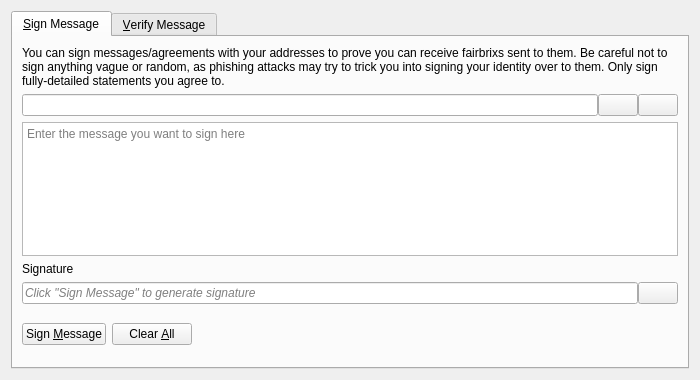
<?xml version="1.0" encoding="UTF-8"?>
<ui version="4.0">
 <class>SignVerifyMessageDialog</class>
 <widget class="QDialog" name="SignVerifyMessageDialog">
  <property name="geometry">
   <rect>
    <x>0</x>
    <y>0</y>
    <width>700</width>
    <height>380</height>
   </rect>
  </property>
  <property name="windowTitle">
   <string>Signatures - Sign / Verify a Message</string>
  </property>
  <property name="modal">
   <bool>true</bool>
  </property>
  <layout class="QVBoxLayout" name="verticalLayout">
   <item>
    <widget class="QTabWidget" name="tabWidget">
     <property name="currentIndex">
      <number>0</number>
     </property>
     <widget class="QWidget" name="tabSignMessage">
      <attribute name="title">
       <string>&amp;Sign Message</string>
      </attribute>
      <layout class="QVBoxLayout" name="verticalLayout_SM">
       <item>
        <widget class="QLabel" name="infoLabel_SM">
         <property name="text">
          <string>You can sign messages/agreements with your addresses to prove you can receive fairbrixs sent to them. Be careful not to sign anything vague or random, as phishing attacks may try to trick you into signing your identity over to them. Only sign fully-detailed statements you agree to.</string>
         </property>
         <property name="textFormat">
          <enum>Qt::PlainText</enum>
         </property>
         <property name="wordWrap">
          <bool>true</bool>
         </property>
        </widget>
       </item>
       <item>
        <layout class="QHBoxLayout" name="horizontalLayout_1_SM">
         <property name="spacing">
          <number>0</number>
         </property>
         <item>
          <widget class="QValidatedLineEdit" name="addressIn_SM">
           <property name="toolTip">
            <string>The Fairbrix address to sign the message with</string>
           </property>
          </widget>
         </item>
         <item>
          <widget class="QPushButton" name="addressBookButton_SM">
           <property name="toolTip">
            <string>Choose previously used address</string>
           </property>
           <property name="text">
            <string/>
           </property>
           <property name="icon">
            <iconset resource="../bitcoin.qrc">
             <normaloff>:/icons/address-book</normaloff>:/icons/address-book</iconset>
           </property>
           <property name="shortcut">
            <string>Alt+A</string>
           </property>
           <property name="autoDefault">
            <bool>false</bool>
           </property>
          </widget>
         </item>
         <item>
          <widget class="QPushButton" name="pasteButton_SM">
           <property name="toolTip">
            <string>Paste address from clipboard</string>
           </property>
           <property name="text">
            <string/>
           </property>
           <property name="icon">
            <iconset resource="../bitcoin.qrc">
             <normaloff>:/icons/editpaste</normaloff>:/icons/editpaste</iconset>
           </property>
           <property name="shortcut">
            <string>Alt+P</string>
           </property>
           <property name="autoDefault">
            <bool>false</bool>
           </property>
          </widget>
         </item>
        </layout>
       </item>
       <item>
        <widget class="QPlainTextEdit" name="messageIn_SM">
         <property name="toolTip">
          <string>Enter the message you want to sign here</string>
         </property>
         <property name="placeholderText">
          <string>Enter the message you want to sign here</string>
         </property>
        </widget>
       </item>
       <item>
        <widget class="QLabel" name="signatureLabel_SM">
         <property name="text">
          <string>Signature</string>
         </property>
         <property name="textFormat">
          <enum>Qt::PlainText</enum>
         </property>
        </widget>
       </item>
       <item>
        <layout class="QHBoxLayout" name="horizontalLayout_2_SM">
         <property name="spacing">
          <number>0</number>
         </property>
         <item>
          <widget class="QLineEdit" name="signatureOut_SM">
           <property name="placeholderText">
            <string>Click "Sign Message" to generate signature</string>
           </property>
           <property name="font">
            <font>
             <italic>true</italic>
            </font>
           </property>
           <property name="readOnly">
            <bool>true</bool>
           </property>
          </widget>
         </item>
         <item>
          <widget class="QPushButton" name="copySignatureButton_SM">
           <property name="toolTip">
            <string>Copy the current signature to the system clipboard</string>
           </property>
           <property name="text">
            <string/>
           </property>
           <property name="icon">
            <iconset resource="../bitcoin.qrc">
             <normaloff>:/icons/editcopy</normaloff>:/icons/editcopy</iconset>
           </property>
           <property name="autoDefault">
            <bool>false</bool>
           </property>
          </widget>
         </item>
        </layout>
       </item>
       <item>
        <layout class="QHBoxLayout" name="horizontalLayout_3_SM">
         <item>
          <widget class="QPushButton" name="signMessageButton_SM">
           <property name="toolTip">
            <string>Sign the message to prove you own this Fairbrix address</string>
           </property>
           <property name="text">
            <string>Sign &amp;Message</string>
           </property>
           <property name="icon">
            <iconset resource="../bitcoin.qrc">
             <normaloff>:/icons/edit</normaloff>:/icons/edit</iconset>
           </property>
           <property name="autoDefault">
            <bool>false</bool>
           </property>
          </widget>
         </item>
         <item>
          <widget class="QPushButton" name="clearButton_SM">
           <property name="toolTip">
            <string>Reset all sign message fields</string>
           </property>
           <property name="text">
            <string>Clear &amp;All</string>
           </property>
           <property name="icon">
            <iconset resource="../bitcoin.qrc">
             <normaloff>:/icons/remove</normaloff>:/icons/remove</iconset>
           </property>
           <property name="autoDefault">
            <bool>false</bool>
           </property>
          </widget>
         </item>
         <item>
          <spacer name="horizontalSpacer_1_SM">
           <property name="orientation">
            <enum>Qt::Horizontal</enum>
           </property>
           <property name="sizeHint" stdset="0">
            <size>
             <width>40</width>
             <height>48</height>
            </size>
           </property>
          </spacer>
         </item>
         <item>
          <widget class="QLabel" name="statusLabel_SM">
           <property name="font">
            <font>
             <weight>75</weight>
             <bold>true</bold>
            </font>
           </property>
           <property name="text">
            <string/>
           </property>
           <property name="wordWrap">
            <bool>true</bool>
           </property>
          </widget>
         </item>
         <item>
          <spacer name="horizontalSpacer_2_SM">
           <property name="orientation">
            <enum>Qt::Horizontal</enum>
           </property>
           <property name="sizeHint" stdset="0">
            <size>
             <width>40</width>
             <height>48</height>
            </size>
           </property>
          </spacer>
         </item>
        </layout>
       </item>
      </layout>
     </widget>
     <widget class="QWidget" name="tabVerifyMessage">
      <attribute name="title">
       <string>&amp;Verify Message</string>
      </attribute>
      <layout class="QVBoxLayout" name="verticalLayout_VM">
       <item>
        <widget class="QLabel" name="infoLabel_VM">
         <property name="text">
          <string>Enter the receiver's address, message (ensure you copy line breaks, spaces, tabs, etc. exactly) and signature below to verify the message. Be careful not to read more into the signature than what is in the signed message itself, to avoid being tricked by a man-in-the-middle attack. Note that this only proves the signing party receives with the address, it cannot prove sendership of any transaction!</string>
         </property>
         <property name="textFormat">
          <enum>Qt::PlainText</enum>
         </property>
         <property name="alignment">
          <set>Qt::AlignLeading|Qt::AlignLeft|Qt::AlignTop</set>
         </property>
         <property name="wordWrap">
          <bool>true</bool>
         </property>
        </widget>
       </item>
       <item>
        <layout class="QHBoxLayout" name="horizontalLayout_1_VM">
         <property name="spacing">
          <number>0</number>
         </property>
         <item>
          <widget class="QValidatedLineEdit" name="addressIn_VM">
           <property name="toolTip">
            <string>The Fairbrix address the message was signed with</string>
           </property>
          </widget>
         </item>
         <item>
          <widget class="QPushButton" name="addressBookButton_VM">
           <property name="toolTip">
            <string>Choose previously used address</string>
           </property>
           <property name="text">
            <string/>
           </property>
           <property name="icon">
            <iconset resource="../bitcoin.qrc">
             <normaloff>:/icons/address-book</normaloff>:/icons/address-book</iconset>
           </property>
           <property name="shortcut">
            <string>Alt+A</string>
           </property>
           <property name="autoDefault">
            <bool>false</bool>
           </property>
          </widget>
         </item>
        </layout>
       </item>
       <item>
        <widget class="QPlainTextEdit" name="messageIn_VM">
          <property name="toolTip">
            <string>The signed message to verify</string>
          </property>
          <property name="placeholderText">
            <string>The signed message to verify</string>
          </property>
        </widget>
       </item>
       <item>
        <widget class="QValidatedLineEdit" name="signatureIn_VM">
          <property name="toolTip">
            <string>The signature given when the message was signed</string>
          </property>
          <property name="placeholderText">
            <string>The signature given when the message was signed</string>
          </property>
        </widget>
       </item>
       <item>
        <layout class="QHBoxLayout" name="horizontalLayout_2_VM">
         <item>
          <widget class="QPushButton" name="verifyMessageButton_VM">
           <property name="toolTip">
            <string>Verify the message to ensure it was signed with the specified Fairbrix address</string>
           </property>
           <property name="text">
            <string>Verify &amp;Message</string>
           </property>
           <property name="icon">
            <iconset resource="../bitcoin.qrc">
             <normaloff>:/icons/transaction_0</normaloff>:/icons/transaction_0</iconset>
           </property>
           <property name="autoDefault">
            <bool>false</bool>
           </property>
          </widget>
         </item>
         <item>
          <widget class="QPushButton" name="clearButton_VM">
           <property name="toolTip">
            <string>Reset all verify message fields</string>
           </property>
           <property name="text">
            <string>Clear &amp;All</string>
           </property>
           <property name="icon">
            <iconset resource="../bitcoin.qrc">
             <normaloff>:/icons/remove</normaloff>:/icons/remove</iconset>
           </property>
           <property name="autoDefault">
            <bool>false</bool>
           </property>
          </widget>
         </item>
         <item>
          <spacer name="horizontalSpacer_1_VM">
           <property name="orientation">
            <enum>Qt::Horizontal</enum>
           </property>
           <property name="sizeHint" stdset="0">
            <size>
             <width>40</width>
             <height>48</height>
            </size>
           </property>
          </spacer>
         </item>
         <item>
          <widget class="QLabel" name="statusLabel_VM">
           <property name="font">
            <font>
             <weight>75</weight>
             <bold>true</bold>
            </font>
           </property>
           <property name="text">
            <string/>
           </property>
           <property name="wordWrap">
            <bool>true</bool>
           </property>
          </widget>
         </item>
         <item>
          <spacer name="horizontalSpacer_2_VM">
           <property name="orientation">
            <enum>Qt::Horizontal</enum>
           </property>
           <property name="sizeHint" stdset="0">
            <size>
             <width>40</width>
             <height>48</height>
            </size>
           </property>
          </spacer>
         </item>
        </layout>
       </item>
      </layout>
     </widget>
    </widget>
   </item>
  </layout>
 </widget>
 <customwidgets>
  <customwidget>
   <class>QValidatedLineEdit</class>
   <extends>QLineEdit</extends>
   <header>qt/qvalidatedlineedit.h</header>
  </customwidget>
 </customwidgets>
 <resources>
  <include location="../bitcoin.qrc"/>
 </resources>
 <connections/>
</ui>
